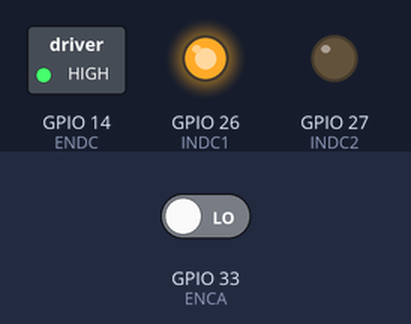
The sketch below on a simulated ESP32. On the bench: switched loads named in the sketch (green lamp = pin HIGH), output pins drawn as LEDs (lit = HIGH). Inputs (shaded band) come from the test bench; at power-on: GPIO 33 (ENCA) LOW. What the sketch prints to the serial monitor is not drawn.

Above: at 0.1 s.
Timing chart, 0 to 1.6 s (numbered marks = the images above):
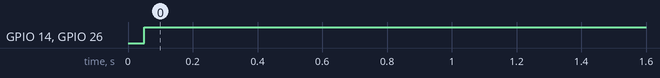

Measured:
- by itself, GPIO 14 (ENDC), GPIO 26 (INDC1): LOW → HIGH at 0.05 s

The sketch:

robotik_dc_motor.ino
```cpp
// Muhammad Dzaki Mubarak
int last_digit_npm = 75;
float theta_final = 75*10 + 50;

#define INDC1 26
#define INDC2 27
#define ENDC 14
#define ENCA 33
#define ENCB 32

#define PWM_STEPPER 25
#define DIRECT_STEPPER 15

#define SERVO_PWM 2


const int freq = 500;
const int led_channel = 0;
const int resolution = 8;
const int PPR = 480;

// Constanta for sampling time
const double dt = 0.05;
const double f = 1/dt;
volatile double pulse_count = 0;
volatile double count = 0;

// Parameter for position control
volatile double q_init = 0;
volatile double q_final = 0;
volatile double q_res = 0;
volatile double q_res_old = 0;
volatile double q_cmd = 0;
volatile double err = 0;
volatile double err_old = 0;
volatile double integral_err = 0;
volatile double duty_cycle = 0;


// PID Parameter
float kp = 5;
float kd = 1;
float ki = 2;


void isr();
void IRAM_ATTR onTimerMain();

// Make timer
hw_timer_t * timer = NULL;
portMUX_TYPE timerMux = portMUX_INITIALIZER_UNLOCKED;

void setup() {
  // put your setup code here, to run once:
  Serial.begin(115200);\

  // Set Pin Mode for DC PWM
  ledcSetup(led_channel, freq, resolution);
  ledcAttachPin(ENDC, led_channel);


  // Set Pin mode for DC Motor
  pinMode(INDC1, OUTPUT);
  pinMode(INDC2, OUTPUT);

  // Set pinmode for rotary encoder
  pinMode(ENCA, INPUT);
  pinMode(ENCB, INPUT);

  // Set the interrupt
  attachInterrupt(ENCA, isr, CHANGE);

  // Make timer interrupt
  timer = timerBegin(0, 80, true);
  timerAttachInterrupt(timer, &onTimerMain, true);
  timerAlarmWrite(timer, dt * 1000000, true);
  timerAlarmEnable(timer);

  q_final = theta_final;


}

void loop() {
  // put your main code here, to run repeatedly:

  Serial.println("time(s): " + String(millis()/1000));
  Serial.println("q_cmd: " + String(q_cmd));
  Serial.println("q_res: " + String(q_res));

  delay(200);

}

void isr(){
  if(digitalRead(ENCA) && digitalRead(ENCB)) pulse_count--;
  else if(!digitalRead(ENCA) && !digitalRead(ENCB)) pulse_count--;
  else if(digitalRead(ENCA) && !digitalRead(ENCB)) pulse_count++;
  else if(!digitalRead(ENCA) && digitalRead(ENCB)) pulse_count++;
}

void IRAM_ATTR onTimerMain(){
  portENTER_CRITICAL_ISR(&timerMux);

  // hitung posisi
  q_res_old = q_res;
  q_res = ((double)pulse_count/PPR)*360.0;

  //path trajectory
  if(count < f*3){
    count++;
    q_cmd = (q_final-q_init)*(double)((double)count/(double)(f*3.0)) + q_init;
  }

  err_old = err;
  err = q_cmd - q_res;
  integral_err += err*dt;
  duty_cycle = kp*err + (kd/dt)*(err - err_old) + ki*integral_err;

  //Output
  if(abs(duty_cycle) > 255){
    duty_cycle = (duty_cycle/abs(duty_cycle))*255;
  }

  if(duty_cycle > 0){
    digitalWrite(INDC1, HIGH);
    digitalWrite(INDC2, LOW);
    ledcWrite(led_channel, abs(duty_cycle));
  }else if(duty_cycle < 0){
    digitalWrite(INDC1, LOW);
    digitalWrite(INDC2, HIGH);
    ledcWrite(led_channel, abs(duty_cycle));
  }else{
    digitalWrite(INDC1, HIGH);
    digitalWrite(INDC1, HIGH);
    ledcWrite(led_channel, 0);
  }
}
```
